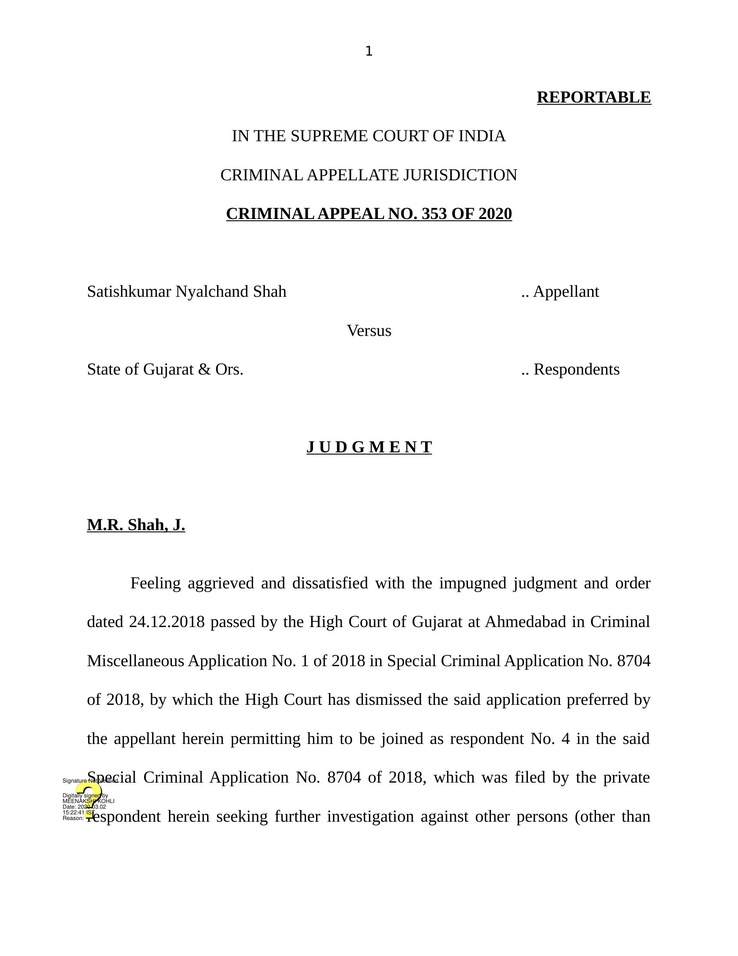
#> input picture notebooks/tmp/images/12_2019_9_1503_21076_Judgement_02-Mar-2020262b9132-d097-11ea-890d-3f60d770fc74/-01.jpg, 738 x 956 px, shrunk from 1700 x 2200 before the run
$ python -i tables_lines_identifier.py   (imports and definitions only)
#> lines starting #> are read from the running program, lines starting #| are printed output that depends on the picture; after the words box and inside, x2 and y2 are one past the last pixel; in counts of white or black regions, pixels touching at a corner belong together
import cv2
import pandas as pd
import numpy as np
import os
import logging


class TableAndLine:
    def __init__(self, filepath):
        self.filepath = filepath

    def get_tables_and_lines(self):
        tables         = []
        lines          = []
        imgs           = []

        img, intersection, shapes  = self.get_contours_and_intersections()
        for idx, shape in enumerate(shapes):
            x,y,w,h = shape
            rect    = self.get_external_coordinates(intersection[y:y+h,x:x+w])
            if len(rect) == 0:
                lines.append({'text_top': y, 'text_left': x, 'text_width': w, 'text_height': h, 'attrib': 'HORIZONTAL_LINE'})
            else:
                tables.append({'text_top': y, 'text_left': x, 'text_width': w, 'text_height': h, 'attrib': 'TABLE'})
        return pd.DataFrame(lines), pd.DataFrame(tables)

    def get_external_coordinates(self, intersection):
        contours = cv2.findContours(intersection, cv2.RETR_CCOMP, cv2.CHAIN_APPROX_SIMPLE)
        contours = contours[0] if len(contours) == 2 else contours[1]
        rects = []
        if len(contours) == 0:
            return rects

        contours, boundingBoxes = self.sort_contours(contours)
        for c in contours:
            x, y, w, h = cv2.boundingRect(c)
            rects.append((x, y, w, h))
        return rects

    def get_contours_and_intersections(self):
        logging.debug(self.filepath)
        img                  = cv2.imread(self.filepath)
#> img is the input picture: shape (956, 738, 3); mean B, G, R 248, 248.1, 248.1
        gray                 = cv2.cvtColor(img, cv2.COLOR_BGR2GRAY)
        MAX_THRESHOLD_VALUE  = 255
        BLOCK_SIZE           = 15
        THRESHOLD_CONSTANT   = 0
        SCALE                = 15

        filtered   = cv2.adaptiveThreshold(~gray, MAX_THRESHOLD_VALUE, cv2.ADAPTIVE_THRESH_MEAN_C, cv2.THRESH_BINARY, BLOCK_SIZE, THRESHOLD_CONSTANT)
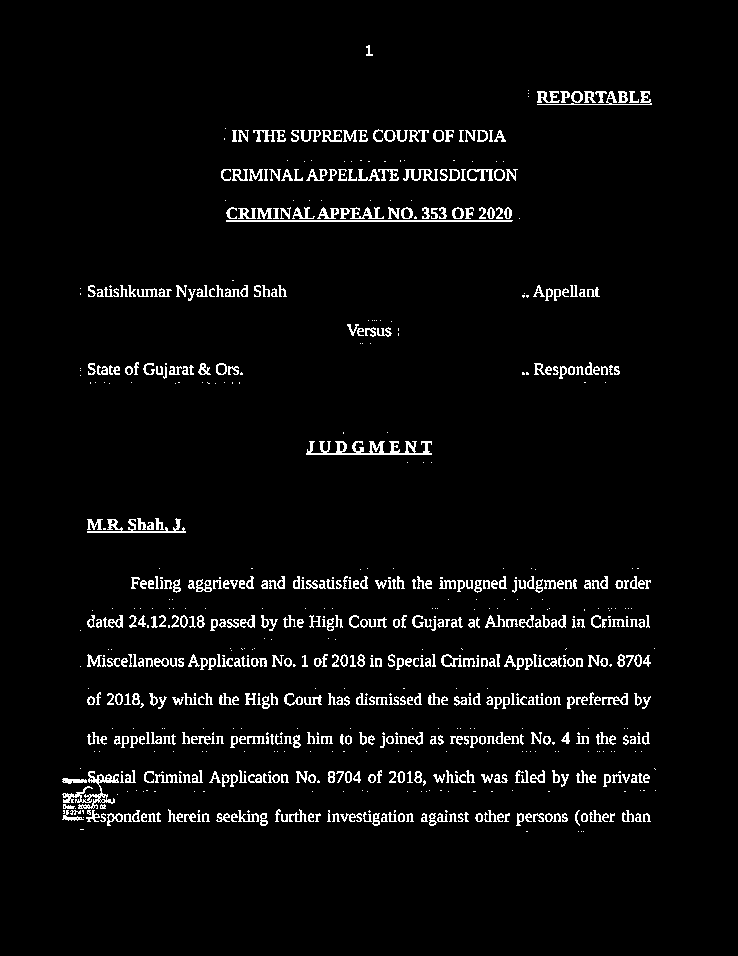
#> filtered: shape (956, 738); 4.1% white in thin lines or dots, all inside (x1, y1, x2, y2) = (62, 45, 656, 832)
        horizontal = filtered.copy()
        vertical   = filtered.copy()

        horizontal_size      = int(horizontal.shape[1] / SCALE)
#> horizontal_size = 49
        horizontal_structure = cv2.getStructuringElement(cv2.MORPH_RECT, (horizontal_size, 1))
        horizontal           = cv2.erode(horizontal, horizontal_structure)
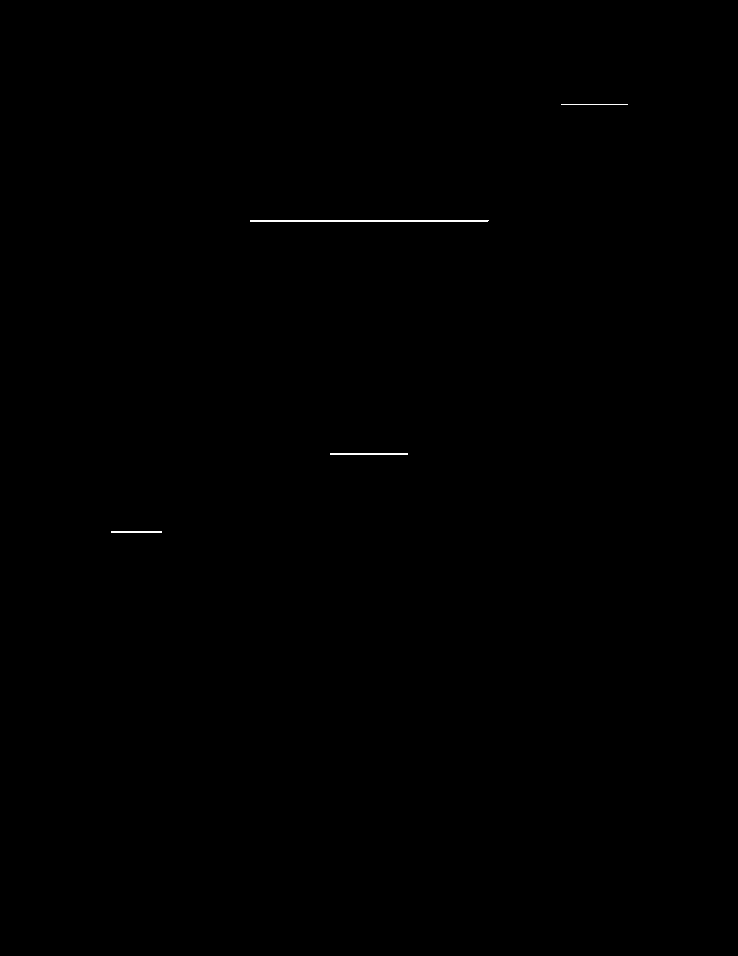
#> horizontal: shape (956, 738); 0.11% white in thin lines or dots, all inside (x1, y1, x2, y2) = (111, 104, 628, 533)
        horizontal           = cv2.dilate(horizontal, horizontal_structure)
#> horizontal: shape (956, 738); 0.16% white in thin lines or dots, all inside (x1, y1, x2, y2) = (87, 104, 652, 533)

        vertical_size        = int(vertical.shape[0] / SCALE)
#> vertical_size = 63
        vertical_structure   = cv2.getStructuringElement(cv2.MORPH_RECT, (1, vertical_size))
#> vertical_structure = 63 values from 1 to 1
        vertical             = cv2.erode(vertical, vertical_structure)
#> vertical: shape (956, 738); every value is 0
        vertical             = cv2.dilate(vertical, vertical_structure)

        mask          = horizontal + vertical
        contours      = cv2.findContours(mask, cv2.RETR_EXTERNAL, cv2.CHAIN_APPROX_SIMPLE)
#> contours = 4 contours, 1 with area under 20; largest, box (x1, y1, x2, y2) and area: (226, 220, 513, 222) 286, (306, 453, 432, 455) 125, (87, 531, 186, 533) 98
        contours      = contours[0] if len(contours) == 2 else contours[1]
        intersection  = cv2.bitwise_and(horizontal, vertical)

        rects = []
        if len(contours) == 0:
            return img, intersection, rects

        contours, boundingBoxes = self.sort_contours(contours)
#> in sort_contours, `boundingBoxes = [cv2.boundingRect(c) for c in cnts]`: boundingBoxes = [(87, 531, 99, 2), (306, 453, 126, 2), (226, 220, 287, 2), (537, 104, 115, 1)]
#> in sort_contours, `(cnts, boundingBoxes) = zip(*sorted(zip(cnts, boundingBoxes),key=lambd..`: cnts has the same summary as contours in get_contours_and_intersections; boundingBoxes = ((87, 531, 99, 2), (226, 220, 287, 2), (306, 453, 126, 2), (537, 104, 115, 1))
        for c in contours:
            x, y, w, h = cv2.boundingRect(c)
            rects.append((x, y, w, h))
#> this loop made 4 passes
#> (c, x, y, w, h) on passes 1 to 4: ([[87, 531], [87, 532], [185, 532], [185, 531]], 87, 531, 99, 2), ([[226, 220], [226, 221], [511, 221], [512, 220]], 226, 220, 287, 2), ([[306, 453], [306, 454], [431, 454], [431, 453]], 306, 453, 126, 2), ([[537, 104], [651, 104]], 537, 104, 115, 1)
#> after the loop, rects = [(87, 531, 99, 2), (226, 220, 287, 2), (306, 453, 126, 2), (537, 104, 115, 1)]

        return img, intersection, rects

    def sort_contours(self, cnts, method="left-to-right"):
        reverse = False
        i = 0
        if method == "right-to-left" or method == "bottom-to-top":
            reverse = True
        if method == "top-to-bottom" or method == "bottom-to-top":
            i = 1
        boundingBoxes = [cv2.boundingRect(c) for c in cnts]
        (cnts, boundingBoxes) = zip(*sorted(zip(cnts, boundingBoxes),key=lambda b:b[1][i], reverse=reverse))
        return (cnts, boundingBoxes)

>>> result = TableAndLine('tmp/images/12_2019_9_1503_21076_Judgement_02-Mar-2020262b9132-d097-11ea-890d-3f60d770fc74/-01.jpg').get_tables_and_lines()
#> in get_tables_and_lines, `img, intersection, shapes  = self.get_contours_and_intersections()`: shapes has the same summary as rects in get_contours_and_intersections
#> the loop in get_tables_and_lines, `for idx, shape in enumerate(shapes):` made 4 passes
#> after the loop in get_tables_and_lines, `for idx, shape in enumerate(shapes):`: lines = 4 items; tables = []
